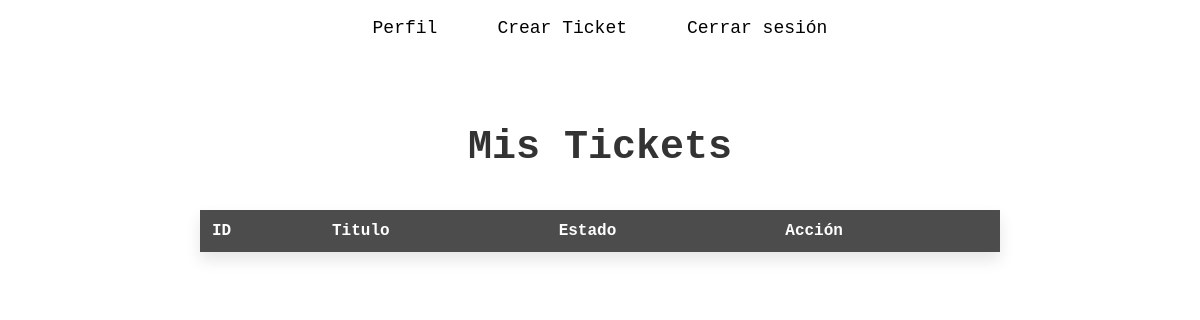
/SAS_tickets/tickets_tecnico/ (signed in), run on an earlier commit of the app's database.
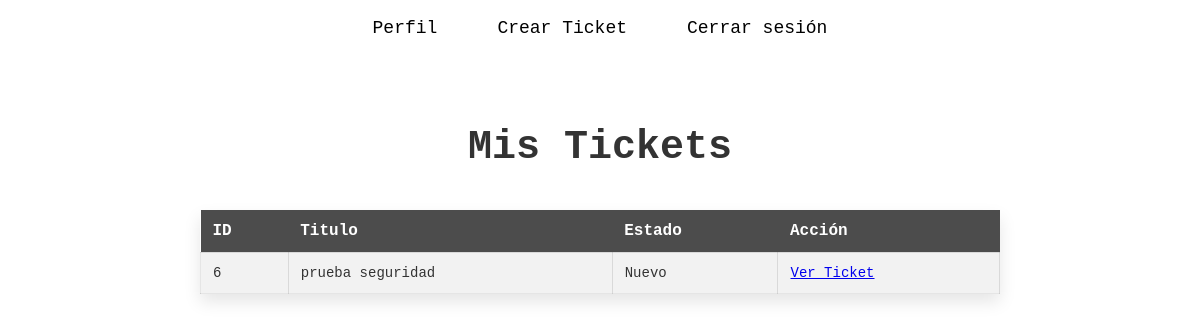
And on a later commit of the database.
### SAS_tickets/models.py (models this page shows, shortened)
class Ticket(models.Model):
    id_ticket    = models.AutoField(db_column='id_ticket', primary_key=True)
    titulo       = models.CharField(max_length=50, blank=False, null=False)
    fecha        = models.DateTimeField(auto_now_add=True)
    user         = models.ForeignKey(User, on_delete=models.CASCADE, related_name='tickets_as_user')
    tecnico      = models.ForeignKey(User, on_delete=models.CASCADE, null=True, blank=True, related_name='tickets_as_technician')
    id_categoria = models.ForeignKey('Categoria', on_delete=models.CASCADE, db_column='id_categoria')
    id_prioridad = models.ForeignKey('SLA', on_delete=models.CASCADE, db_column='id_prioridad')
    id_estado    = models.ForeignKey('Estado_Ticket', on_delete=models.CASCADE, db_column='id_estado')

class Estado_Ticket(models.Model):
    id_estado = models.AutoField(db_column='id_estado', primary_key=True)
    estado    = models.CharField(max_length=50, blank=False, null=False)

### SAS_tickets/views.py (the view)
# urls.py: path('tickets_tecnico/', views.tickets_tecnico , name="tickets_tecnico"),
def tickets_tecnico(request):
    categorias_asignadas = Categoria_tecnico.objects.filter(usuario__user=request.user).values_list('id_categoria', flat=True)
    tickets = Ticket.objects.filter(id_categoria__in=categorias_asignadas)
    default_pfp = f"{settings.MEDIA_URL}pfp/default_pfp.png"
    context = {
        "tickets": tickets,
        "default_pfp": default_pfp
    }
    return render(request,'tecnico/tickets_tecnico.html', context )

### SAS_tickets/templates/Tecnico/tickets_tecnico.html (shortened to what this page needs)
{% load static %}
<!DOCTYPE html>
<html lang="en">
<head>
    <link rel="stylesheet" href="{% static 'tickets.css' %}">
</head>
<body>
    <header>
        <nav class="navbar">
            <ul class="nav-list">
                <li><a href="{% url 'perfil' %}">Perfil</a></li>
                <li><a href="{% url 'crear_ticket' %}">Crear Ticket</a></li>
                <li><a href="#">Cerrar sesión</a></li>
            </ul>
        </nav>
    </header>
    <div class="content">
        <h1>Mis Tickets</h1>
        <div class="table-container">
            <table>
                <tr>
                    <th>ID</th>
                    <th>Titulo</th>
                    <th>Estado</th>
                    <th>Acción</th>
                </tr>
                {% for ticket in tickets %}
                <tr>
                    <td>{{ ticket.id_ticket }}</td>
                    <td>{{ ticket.titulo }}</td>
                    <td>{{ ticket.id_estado.estado }}</td>
                    <td><a href="{% url 'ver_ticket_tecnico' ticket.id_ticket %}">Ver Ticket</a></td>
                </tr>
                {% endfor %}
            </table>
        </div>
    </div>
</body>
</html>

What changed in the data, as far as the page shows it:
added Ticket: id_ticket "6", titulo "prueba seguridad", id_estado.estado "Nuevo"
